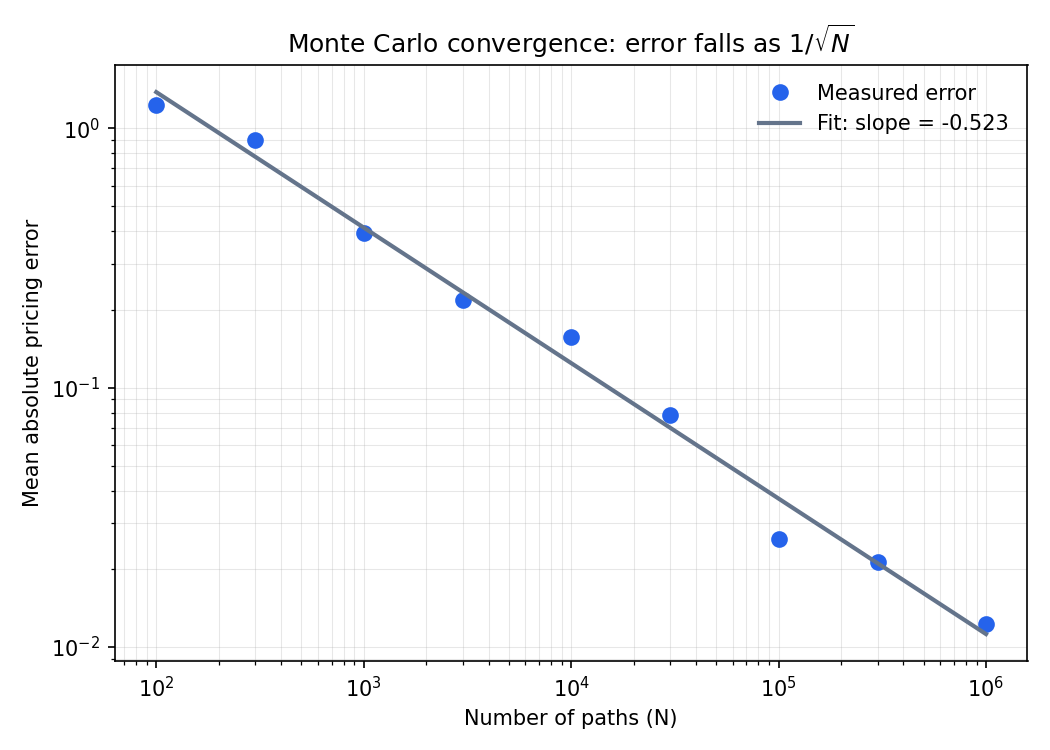

Reproduce this figure in Python.
"""Measure and plot Monte Carlo convergence: error vs number of paths."""

import numpy as np
import matplotlib.pyplot as plt

from pricers.black_scholes import bs_call
from pricers.monte_carlo import mc_call

S, K, r, sigma, T = 100, 100, 0.05, 0.2, 1.0
EXACT = bs_call(S, K, r, sigma, T)

PATH_COUNTS = [100, 300, 1_000, 3_000, 10_000, 30_000,
               100_000, 300_000, 1_000_000]
N_TRIALS = 20        # average over seeds so the curve isn't noise


def measure_errors():
    """Return mean absolute pricing error at each path count."""
    mean_errors = []

    for n in PATH_COUNTS:
        errors = []                                  # ← create it here, fresh per n
        for seed in range(N_TRIALS):
            price, _ = mc_call(S, K, r, sigma, T, n_paths=n, seed=seed)
            errors.append(abs(price - EXACT))
        mean_errors.append(np.mean(errors))          # ← one number per path count

    return np.array(mean_errors)


def main():
    errors = measure_errors()
    ns = np.array(PATH_COUNTS, dtype=float)

    # Fit a straight line in log-log space: log(error) = slope * log(n) + c
    slope, intercept = np.polyfit(np.log(ns), np.log(errors), 1)
    fitted = np.exp(intercept) * ns**slope

    fig, ax = plt.subplots(figsize=(7, 5))

    ax.loglog(ns, errors, "o", markersize=7, color="#2563eb",
              label="Measured error")
    ax.loglog(ns, fitted, "-", linewidth=2, color="#64748b",
              label=f"Fit: slope = {slope:.3f}")

    ax.set_xlabel("Number of paths (N)")
    ax.set_ylabel("Mean absolute pricing error")
    ax.set_title("Monte Carlo convergence: error falls as $1/\\sqrt{N}$")
    ax.grid(True, which="both", linewidth=0.5, alpha=0.3)
    ax.legend(frameon=False)

    fig.tight_layout()
    fig.savefig("analysis/convergence.png", dpi=150)
    print(f"Fitted slope: {slope:.4f}   (theory predicts -0.5)")
    for n, e in zip(PATH_COUNTS, errors):
        print(f"  N = {n:>9,}:  mean |error| = {e:.5f}")


if __name__ == "__main__":
    main()
